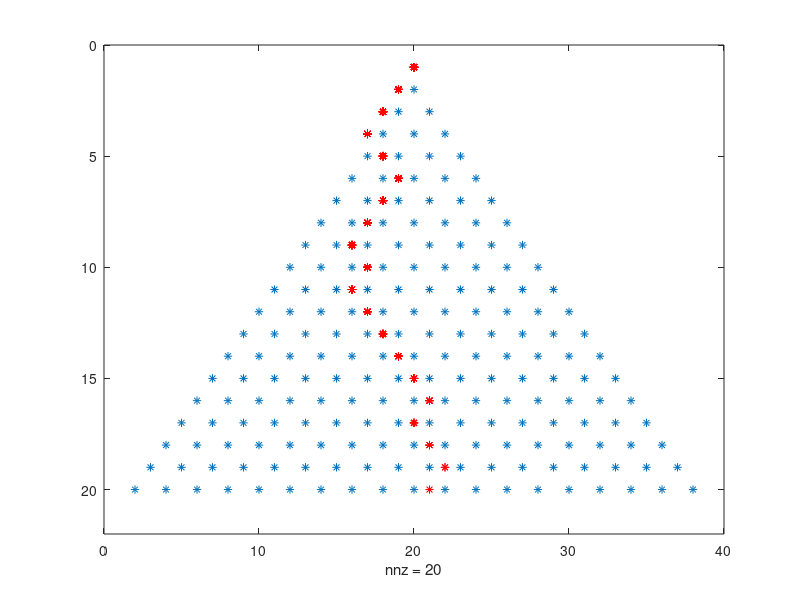

Reproduce this figure in MATLAB.
choice_plate = zeros(21,39);
choice_plate(2:20,20) = 1;
for i = 1:18
    choice_plate(i+2:20,20-i:20+i) = 1;
end

for i = 2:21
    for j = 1:39
        if choice_plate(i-1,j) == 1
            choice_plate(i,j) = 0;
        end
    end
end
choice_plate_patern = choice_plate;

for k = 1:10
    choice_plate = choice_plate_patern;
    hold off
    spy(choice_plate)
    hold on
    BALL_l = 1;
    BALL_c = 20;
    choice_plate(BALL_l,BALL_c) = 2;
    spy(choice_plate == 2,"r")
    
    while true 
        switch choice_plate(BALL_l+1,BALL_c)
            case 1
                BALL_l = BALL_l + 1;
                switch randi([0,1])
                    case 0
                        BALL_c = BALL_c + 1;
                    case 1
                        BALL_c = BALL_c -1;
                end
            choice_plate(BALL_l,BALL_c) = 2;
            spy(choice_plate == 2,"r")
            drawnow;
            case 0
                break
        end
    end
end